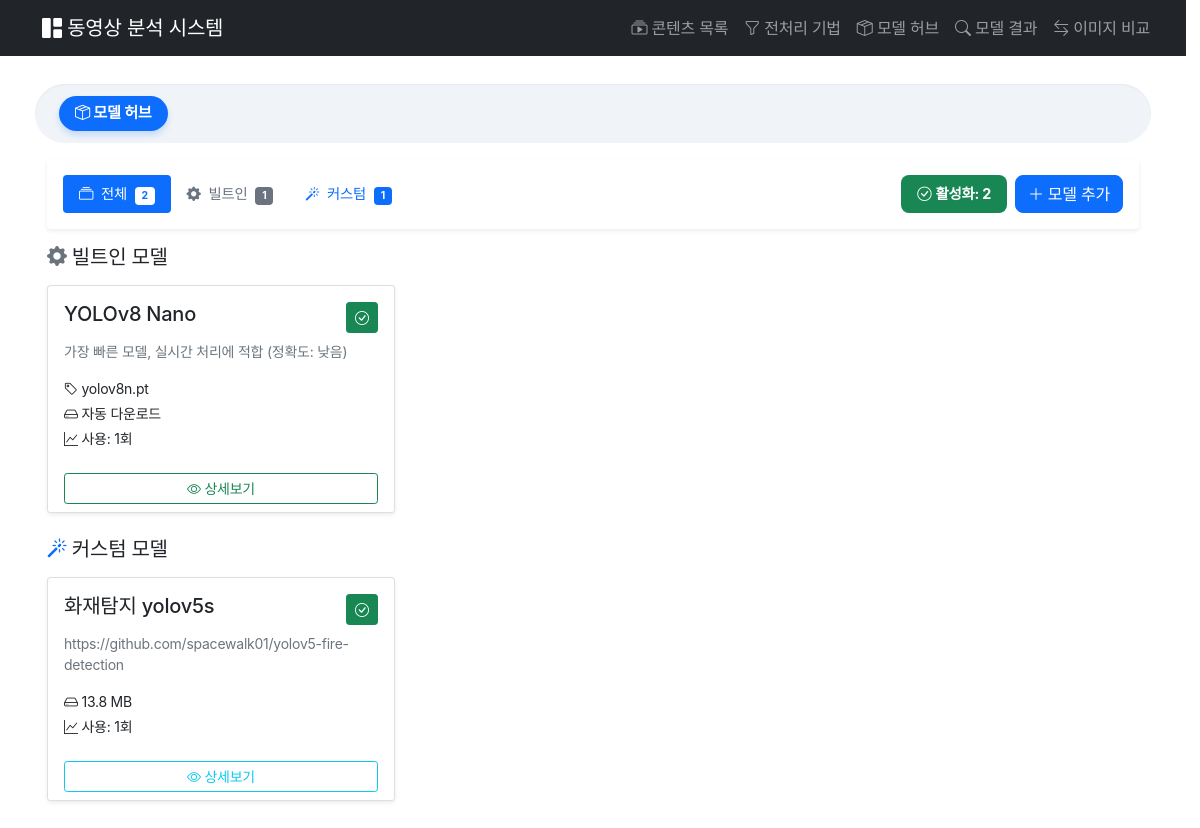
Before: /modelhub/ with the older database file.
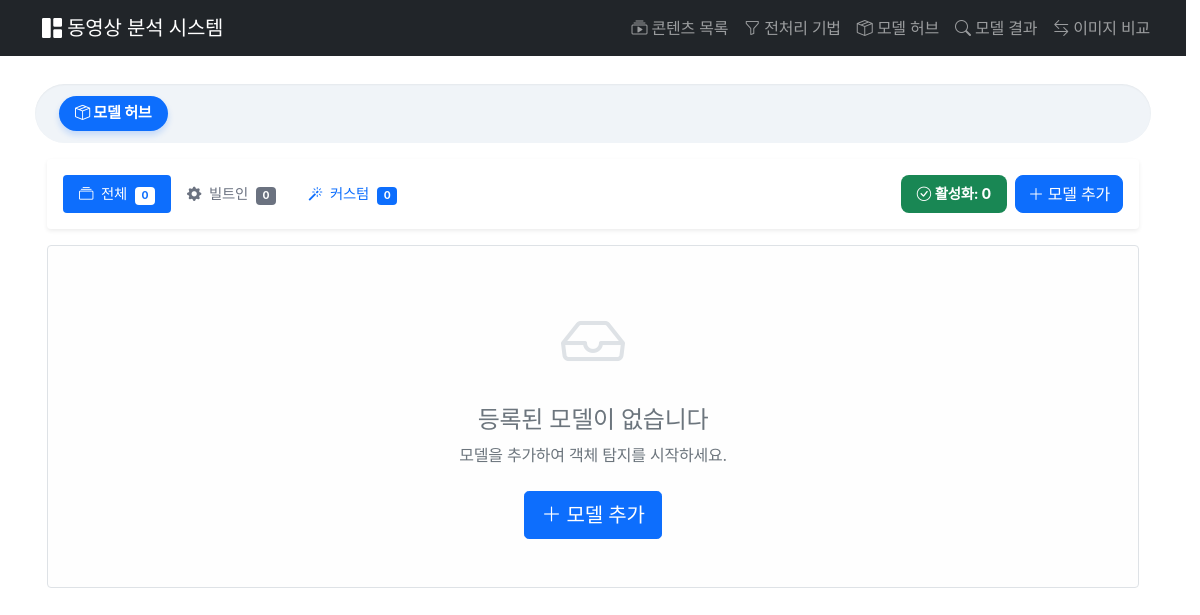
After: the same page with the newer database file.
### modelhub/models.py (models this page shows, shortened)
class BuiltinModel(models.Model):
    TASK_TYPE_CHOICES = [
        ('detection', '객체 탐지'),
        ('super_resolution', '해상도 개선'),
        ('restoration', '이미지 복원'),
    ]
    name = models.CharField(max_length=200, verbose_name="모델 이름")
    display_name = models.CharField(max_length=200, verbose_name="표시 이름")
    description = models.TextField(blank=True, verbose_name="설명")
    task_type = models.CharField(
        max_length=50,
        choices=TASK_TYPE_CHOICES,
        default='detection',
        verbose_name="작업 유형"
    )
    model_type = models.CharField(
        max_length=50, default="yolo", verbose_name="모델 타입"
    )
    version = models.CharField(max_length=50, blank=True, verbose_name="버전")
    model_file = models.FileField(
        upload_to=builtin_model_upload_path,
        storage=model_storage,
        blank=True,
        null=True,
        verbose_name="모델 파일",
    )
    file_size = models.BigIntegerField(default=0, verbose_name="파일 크기 (bytes)")
    yolo_version = models.CharField(
        max_length=50,
        blank=True,
        verbose_name="YOLO 버전",
        help_text="예: yolov8n.pt, yolov8s.pt",
    )
    classes = models.JSONField(default=list, blank=True, verbose_name="탐지 클래스")
    input_size = models.CharField(max_length=50, blank=True, verbose_name="입력 크기")
    config = models.JSONField(default=dict, blank=True, verbose_name="설정")
    is_active = models.BooleanField(default=True, verbose_name="활성화")
    is_default = models.BooleanField(default=False, verbose_name="기본 모델")
    usage_count = models.IntegerField(default=0, verbose_name="사용 횟수")
    created_at = models.DateTimeField(auto_now_add=True, verbose_name="생성일")
    updated_at = models.DateTimeField(auto_now=True, verbose_name="수정일")
    class Meta:
        verbose_name = "기본 모델"
        verbose_name_plural = "기본 모델들"
        ordering = ["-is_default", "-created_at"]
    def get_file_size_display(self):
        if self.file_size == 0:
            return "자동 다운로드" if self.yolo_version else "-"

class CustomModel(models.Model):
    TASK_TYPE_CHOICES = [
        ('detection', '객체 탐지'),
        ('super_resolution', '해상도 개선'),
        ('restoration', '이미지 복원'),
    ]
    name = models.CharField(max_length=200, verbose_name="모델 이름")
    description = models.TextField(blank=True, verbose_name="설명")
    task_type = models.CharField(
        max_length=50,
        choices=TASK_TYPE_CHOICES,
        default='detection',
        verbose_name="작업 유형"
    )
    model_file = models.FileField(
        upload_to=custom_model_upload_path,
        storage=model_storage,
        verbose_name="모델 파일"
    )
    file_size = models.BigIntegerField(default=0, verbose_name="파일 크기 (bytes)")
    file_format = models.CharField(max_length=10, blank=True, verbose_name="파일 형식")
    model_type = models.CharField(
        max_length=50,
        default="custom",
        verbose_name="모델 타입",
        help_text="예: yolo, resnet, custom",
    )
    framework = models.CharField(
        max_length=50,
        blank=True,
        verbose_name="프레임워크",
        help_text="예: PyTorch, TensorFlow, ONNX",
    )
    version = models.CharField(max_length=50, blank=True, verbose_name="버전")
    dataset_name = models.CharField(
        max_length=200, blank=True, verbose_name="데이터셋 이름"
    )
    classes = models.JSONField(default=list, blank=True, verbose_name="탐지 클래스")
    num_classes = models.IntegerField(null=True, blank=True, verbose_name="클래스 수")
    accuracy = models.FloatField(null=True, blank=True, verbose_name="정확도 (%)")
    precision = models.FloatField(null=True, blank=True, verbose_name="정밀도 (%)")
    recall = models.FloatField(null=True, blank=True, verbose_name="재현율 (%)")
    map_score = models.FloatField(null=True, blank=True, verbose_name="mAP 점수")
    inference_time = models.FloatField(
        null=True, blank=True, verbose_name="추론 시간 (ms)"
    )
    author = models.CharField(max_length=100, blank=True, verbose_name="작성자")
    tags = models.JSONField(default=list, blank=True, verbose_name="태그")
    config = models.JSONField(default=dict, blank=True, verbose_name="설정")
    is_active = models.BooleanField(default=True, verbose_name="활성화")
    is_validated = models.BooleanField(default=False, verbose_name="검증됨")
    usage_count = models.IntegerField(default=0, verbose_name="사용 횟수")
    created_at = models.DateTimeField(auto_now_add=True, verbose_name="생성일")
    updated_at = models.DateTimeField(auto_now=True, verbose_name="수정일")
    class Meta:
        verbose_name = "커스텀 모델"
        verbose_name_plural = "커스텀 모델들"
        ordering = ["-created_at"]
    def get_file_size_display(self):
        size = self.file_size
        for unit in ["B", "KB", "MB", "GB"]:
            if size < 1024.0:
                return f"{size:.1f} {unit}"
            size /= 1024.0
        return f"{size:.1f} TB"

### modelhub/views.py (the view)
# urls.py: path("", views.model_list, name="model_list"),
def model_list(request):
    tab = request.GET.get("tab", "all")
    builtin_models = BuiltinModel.objects.all().order_by(
        "-is_default", "-created_at"
    )
    custom_models = CustomModel.objects.all().order_by("-created_at")
    total_base = builtin_models.count()
    total_custom = custom_models.count()
    total_models = total_base + total_custom
    active_count = (
        builtin_models.filter(is_active=True).count() +
        custom_models.filter(is_active=True).count()
    )
    context = {
        "builtin_models": builtin_models,
        "custom_models": custom_models,
        "total_models": total_models,
        "total_base": total_base,
        "total_custom": total_custom,
        "active_count": active_count,  # ⭐ 추가
        "tab": tab,
    }
    return render(request, "modelhub/model_list.html", context)

### modelhub/templates/modelhub/model_list.html (shortened to what the changed rows need)
{% extends 'contents/base.html' %}
{% block content %}
<div class="container-fluid">
    <div class="card mb-3 border-0 shadow-sm">
        <div class="card-body p-2 p-md-3">
            <div class="d-flex gap-2 align-items-center flex-wrap">
                <ul class="nav nav-pills flex-shrink-0">
                    <li class="nav-item">
                        <a class="nav-link py-1 py-md-2 px-2 px-md-3 {% if tab == 'all' %}active{% endif %}" href="?tab=all">
                            <i class="bi bi-collection"></i>
                            <span class="d-none d-lg-inline ms-1">전체</span>
                            <span class="badge {% if tab == 'all' %}bg-white text-primary{% else %}bg-secondary{% endif %} ms-1" style="font-size: 0.65rem;">
                                {{ total_models }}
                            </span>
                        </a>
                    </li>
                    <li class="nav-item">
                        <a class="nav-link py-1 py-md-2 px-2 px-md-3 {% if tab == 'base' %}active{% endif %}" href="?tab=base">
                            <i class="bi bi-gear-fill {% if tab == 'base' %} text-white{% else %}text-builtin{% endif %}"></i>
                            <span class="d-none d-lg-inline {% if tab == 'base' %} text-white{% else %}text-builtin{% endif %} ms-1">빌트인</span>
                            <span class="badge {% if tab == 'base' %}bg-white text-builtin{% else %}text-white bg-builtin{% endif %} ms-1" style="font-size: 0.65rem;">
                                {{ total_base }}
                            </span>
                        </a>
                    </li>
                    <li class="nav-item">
                        <a class="nav-link py-1 py-md-2 px-2 px-md-3 {% if tab == 'custom' %}active{% endif %}" href="?tab=custom">
                            <i class="bi bi-magic {% if tab == 'custom' %} text-white{% else %}text-custom{% endif %}"></i>
                            <span class="d-none d-lg-inline {% if tab == 'custom' %}text-white{% else %}text-custom{% endif %} ms-1">커스텀</span>
                            <span class="badge {% if tab == 'custom' %}bg-white text-custom{% else %}text-white bg-custom{% endif %} ms-1" style="font-size: 0.65rem;">
                                {{ total_custom }}
                            </span>
                        </a>
                    </li>
                </ul>
                <div class="d-flex align-items-center gap-2">
                    <span class="badge bg-success d-inline-flex align-items-center px-3"
                          id="activeCountBadge"
                          style="font-size: 0.9rem; min-height: 38px; line-height: 1; border-radius: 8px;">
                        <i class="bi bi-check-circle me-1"></i> 활성화: {{ active_count }}
                    </span>
                    <a href="{% url 'modelhub:model_add' %}" class="btn btn-primary d-inline-flex align-items-center" style="min-height: 38px; border-radius: 8px;">
                        <i class="bi bi-plus-lg me-1"></i> 모델 추가
                    </a>
                </div>
            </div>
        </div>
    </div>
    {% if tab == 'all' or tab == 'base' %}
        {% if builtin_models %}
        <div class="row mb-4">
            <div class="col-md-12">
                <h5 class="mb-3">
                    <i class="bi bi-gear-fill text-builtin"></i> 빌트인 모델
                </h5>
                <div class="row row-cols-1 row-cols-md-2 row-cols-lg-3 g-4">
                    {% for model in builtin_models %}
                    <div class="col">
                        <div class="card h-100 shadow-sm hover-card {% if not model.is_active %}inactive-card{% endif %}">
                            <div class="card-body">
                                <div class="d-flex justify-content-between align-items-start mb-2">
                                    <h5 class="card-title mb-0">
                                        {{ model.display_name }}
                                    </h5>
                                    <div class="d-flex gap-1">
                                        <button type="button"
                                                class="btn btn-sm {% if model.is_active %}btn-success{% else %}btn-secondary{% endif %}"
                                                onclick="toggleActive('base', {{ model.id }}, this)"
                                                title="{% if model.is_active %}활성화됨{% else %}비활성화됨{% endif %}">
                                            <i class="bi bi-{% if model.is_active %}check{% else %}x{% endif %}-circle"></i>
                                        </button>
                                    </div>
                                </div>
                                {% if model.description %}
                                <p class="card-text text-muted small">{{ model.description|truncatewords:15 }}</p>
                                {% endif %}
                                <div class="mt-3">
                                    {% if model.yolo_version %}
                                    <p class="mb-1 small"><i class="bi bi-tag"></i> {{ model.yolo_version }}</p>
                                    {% endif %}
                                    <p class="mb-1 small"><i class="bi bi-hdd"></i> {{ model.get_file_size_display }}</p>
                                    <p class="mb-0 small"><i class="bi bi-graph-up"></i> 사용: {{ model.usage_count }}회</p>
                                </div>
                            </div>
                            <div class="card-footer bg-white border-0">
                                <div class="d-grid">
                                    <a href="{% url 'modelhub:model_detail' 'base' model.id %}"
                                       class="btn btn-sm btn-outline-success">
                                        <i class="bi bi-eye"></i> 상세보기
                                    </a>
                                </div>
                            </div>
                        </div>
                    </div>
                    {% endfor %}
                </div>
            </div>
        </div>
        {% endif %}
    {% endif %}
    {% if tab == 'all' or tab == 'custom' %}
        {% if custom_models %}
        <div class="row">
            <div class="col-md-12">
                <h5 class="mb-3">
                    <i class="bi bi-magic text-custom"></i> 커스텀 모델
                </h5>
                <div class="row row-cols-1 row-cols-md-2 row-cols-lg-3 g-4">
                    {% for model in custom_models %}
                    <div class="col">
                        <div class="card h-100 shadow-sm hover-card {% if not model.is_active %}inactive-card{% endif %}">
                            <div class="card-body">
                                <div class="d-flex justify-content-between align-items-start mb-2">
                                    <h5 class="card-title mb-0">{{ model.name }}</h5>
                                    <button type="button"
                                            class="btn btn-sm {% if model.is_active %}btn-success{% else %}btn-secondary{% endif %}"
                                            onclick="toggleActive('custom', {{ model.id }}, this)"
                                            title="{% if model.is_active %}활성화됨{% else %}비활성화됨{% endif %}">
                                        <i class="bi bi-{% if model.is_active %}check{% else %}x{% endif %}-circle"></i>
                                    </button>
                                </div>
                                {% if model.description %}
                                <p class="card-text text-muted small">{{ model.description|truncatewords:15 }}</p>
                                {% endif %}
                                <div class="mt-3">
                                    <p class="mb-1 small"><i class="bi bi-hdd"></i> {{ model.get_file_size_display }}</p>
                                    <p class="mb-0 small"><i class="bi bi-graph-up"></i> 사용: {{ model.usage_count }}회</p>
                                </div>
                            </div>
                            <div class="card-footer bg-white border-0">
                                <div class="d-grid">
                                    <a href="{% url 'modelhub:model_detail' 'custom' model.id %}"
                                       class="btn btn-sm btn-outline-info">
                                        <i class="bi bi-eye"></i> 상세보기
                                    </a>
                                </div>
                            </div>
                        </div>
                    </div>
                    {% endfor %}
                </div>
            </div>
        </div>
        {% endif %}
    {% endif %}
    {% if not builtin_models and not custom_models %}
    <div class="alert alert-light border text-center py-5">
        <i class="bi bi-inbox" style="font-size: 4rem; color: #dee2e6;"></i>
        <h4 class="mt-3 text-muted">등록된 모델이 없습니다</h4>
        <p class="text-muted">모델을 추가하여 객체 탐지를 시작하세요.</p>
        <div class="mt-4">
            <a href="{% url 'modelhub:model_add' %}" class="btn btn-primary btn-lg">
                <i class="bi bi-plus-lg"></i> 모델 추가
            </a>
        </div>
    </div>
    {% endif %}
</div>
{% endblock %}

Changed rows visible on the page:
removed BuiltinModel: display_name "YOLOv8 Nano", is_active True (drawn), description "가장 빠른 모델, 실시간 처리에 적합 (정확도: 낮음)", yolo_version "yolov8n.pt", file_size "자동 다운로드", usage_count "1"
removed CustomModel: name "화재탐지 yolov5s", is_active True (drawn), description "https://github.com/spacewalk01/yolov5-fire-detection", file_size "13.8 MB", usage_count "1"
Other visible differences:
{{ total_models }}: "2" → "0"
{{ total_base }}: "1" → "0"
{{ total_custom }}: "1" → "0"
{{ active_count }}: "2" → "0"
text no longer shown: "빌트인 모델 커스텀 모델"
text now shown: "등록된 모델이 없습니다 모델을 추가하여 객체 탐지를 시작하세요. 모델 추가"
